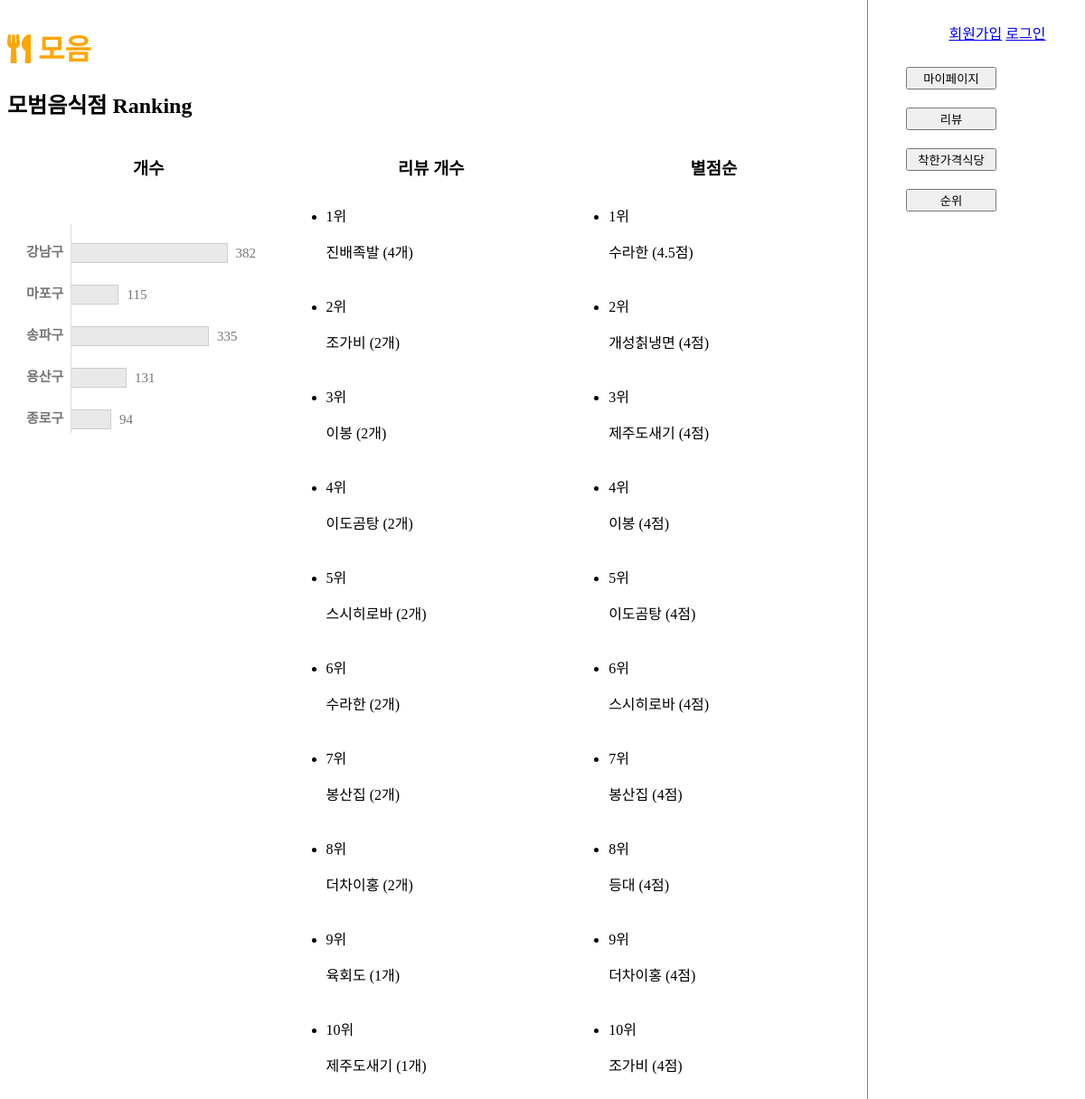
/ranking.php, run on the app's committed database.
### tables this page shows
CREATE TABLE `reviewrank` (
  `searchKeyword` varchar(20) NOT NULL,
  `cnt` int(10) NOT NULL
);

CREATE TABLE `starrank` (
  `restName` varchar(20) NOT NULL,
  `avg` float NOT NULL
);

### ranking.php (the view, shortened to what this page needs)
<!DOCTYPE html>
    <html lang="en">
    <head>
        <link rel="stylesheet" href="ranking.css?after">
        <?php include "header.php";?>
    </head>
    <body>
        <?php
        $mysqli = mysqli_connect("localhost", "team08", "team08", "team08");
        $sql_r = "SELECT restName,COUNT(restName) as cnt FROM review GROUP BY restName ORDER BY cnt DESC limit 10";
        $res_r = mysqli_query($mysqli, $sql_r);
        while($reviewRank = mysqli_fetch_array($res_r)){
            $searchKeyword = $reviewRank['restName'];
            $cnt = $reviewRank['cnt'];
            $sql = "SELECT * FROM reviewrank WHERE searchKeyword='$searchKeyword'";
            $res = mysqli_query($mysqli, $sql);
            if($res->num_rows > 0){
                continue;
            } else {
                $sql_rank = "INSERT INTO reviewrank (searchKeyword, cnt) VALUES ('$searchKeyword', '$cnt')";
                mysqli_query($mysqli, $sql_rank);
            }
        };
        $sql_s = "SELECT restName,AVG(starPoint) as avg FROM review GROUP BY restName ORDER BY avg DESC limit 10";
        $res_s = mysqli_query($mysqli, $sql_s);
        while($reviewRank = mysqli_fetch_array($res_s)){
            $restName = $reviewRank['restName'];
            $avg = $reviewRank['avg'];
            $sql = "SELECT * FROM starrank WHERE restName='$restName'";
            $res = mysqli_query($mysqli, $sql);
            if($res->num_rows > 0){
                continue;
            } else {
                $sql_rank = "INSERT INTO starrank (restName, avg) VALUES ('$restName', '$avg')";
                mysqli_query($mysqli, $sql_rank);
            }
        };
        ?>
        <div class="main_content">
            <h1><a href="main.php"><i class="fas fa-utensils"></i> 모음</a></h1>
            <h2>모범음식점 Ranking</h2>
            <div class="rank">
                <div id="res_cnt">
                    <h3>개수</h3>
                    <div class="hGraph">
                        <ul>
                            <li><span class="gTerm">강남구</span><span class="gBar" style="width:100%"><span>382</span></span></li>
                            <li><span class="gTerm">마포구</span><span class="gBar" style="width:30%"><span>115</span></span></li>
                            <li><span class="gTerm">송파구</span><span class="gBar" style="width:88%"><span>335</span></span></li>
                            <li><span class="gTerm">용산구</span><span class="gBar" style="width:35%"><span>131</span></span></li>
                            <li><span class="gTerm">종로구</span><span class="gBar" style="width:25%"><span>94</span></span></li>
                        </ul>
                    </div>
                </div>
                <div id='review'>
                    <h3>리뷰 개수</h3>
                    <ul>
                        <?php
                        $n=1;
                        $sql = "SELECT * FROM reviewrank ORDER BY cnt DESC";
                        $res = mysqli_query($mysqli, $sql);
                        while($newArray = mysqli_fetch_array($res)){
                            $searchKeyword = $newArray['searchKeyword'];
                            $cnt = $newArray['cnt'];
                            echo "<li>".$n++."위<br/>
                            <p>".$searchKeyword." (".$cnt."개)</p>
                            </li>";
                        }
                        ?>
                    </ul>
                </div>
                <div id='star'>
                    <h3>별점순</h3>
                    <ul>
                    <?php
                        $n=1;
                        $sql = "SELECT * FROM starrank ORDER BY avg DESC";
                        $res = mysqli_query($mysqli, $sql);
                        while($newArray = mysqli_fetch_array($res)){
                            $restName = $newArray['restName'];
                            $avg = $newArray['avg'];
                            echo "<li>".$n++."위<br/>
                            <p>".$restName." (".$avg."점)</p>
                            </li>";
                        }
                        ?>
                    </ul>
                </div>
            </div>
        </div>
        <form>
            <div class="mymenu">
                <input type="button" value="마이페이지" onclick="location.href='mypage.php'">
                <input type="button" value="리뷰" onclick="location.href='review2.php'">
                <input type="button" value="착한가격식당" onclick="location.href='kind_price2.php'">
                <input type="button" value="순위" onclick="location.href='ranking.php'">
            </div>
        </form>
    </body>
</html>

### header.php (shortened to what this page needs)
<link rel="stylesheet" href="header.css">
<?php
    $id="";
?>
<div id="top">
    <ul id="top_menu">
        <?php if(!$id){  ?>
            <div>
            <a href="sign_up.html">회원가입</a>
            <a href="login.html">로그인</a>
            </div>
        <?php }?>
    </ul>
</div>

### ranking.css (style rules this page uses)
.main_content { float: left; width: 80%; }
.main_content h1 a[href] { color: orange; text-decoration-line: none; }
.rank #res_cnt { float: left; width: 33% }
.rank #review { float: left; width: 33% }
.rank #star { float: left; width: 33% }
.rank h3 { text-align: center; }
.hGraph { margin: 50px 20px 50px 20px; }
.hGraph ul { margin:0 50px 0 50px; padding:1px 0 0 0; border:1px solid #ddd; border-top:0; border-bottom:0; border-right:0; font-size:15px; list-style:none; }
.hGraph li { position:relative; margin:20px 0; white-space:nowrap; vertical-align:top; }
.hGraph .gTerm { position:absolute; width:40px; top:0; left:-50px; line-height:20px; text-align:right; color:#767676; font-weight:bold; }
.hGraph .gBar { position:relative; display:inline-block; height:20px; border:1px solid #ccc; border-left:0; background:#e9e9e9; }
.hGraph .gBar span { position:absolute; width:40px; line-height:20px; top:0; right:-50px; color:#767676; }
#review ul li { padding: 10px 0 10px 0; }
#star ul li { padding: 10px 0 10px 0; }
form { float: right; }
.mymenu { float: right; width: 200px; }
.mymenu input { width: 100px; margin: 10px; }

### header.css (style rules this page uses)
#top_menu { float: right; margin-right: 3%; }
body { height: 40px; }

### data on the page
reviewrank: searchKeyword "진배족발", cnt "4"
reviewrank: searchKeyword "조가비", cnt "2"
reviewrank: searchKeyword "이봉", cnt "2"
reviewrank: searchKeyword "이도곰탕", cnt "2"
reviewrank: searchKeyword "스시히로바", cnt "2"
reviewrank: searchKeyword "수라한", cnt "2"
reviewrank: searchKeyword "봉산집", cnt "2"
reviewrank: searchKeyword "더차이홍", cnt "2"
reviewrank: searchKeyword "육회도", cnt "1"
reviewrank: searchKeyword "제주도새기", cnt "1"
starrank: restName "수라한", avg "4.5"
starrank: restName "개성칡냉면", avg "4"
starrank: restName "제주도새기", avg "4"
starrank: restName "이봉", avg "4"
starrank: restName "이도곰탕", avg "4"
starrank: restName "스시히로바", avg "4"
starrank: restName "봉산집", avg "4"
starrank: restName "등대", avg "4"
starrank: restName "더차이홍", avg "4"
starrank: restName "조가비", avg "4"
